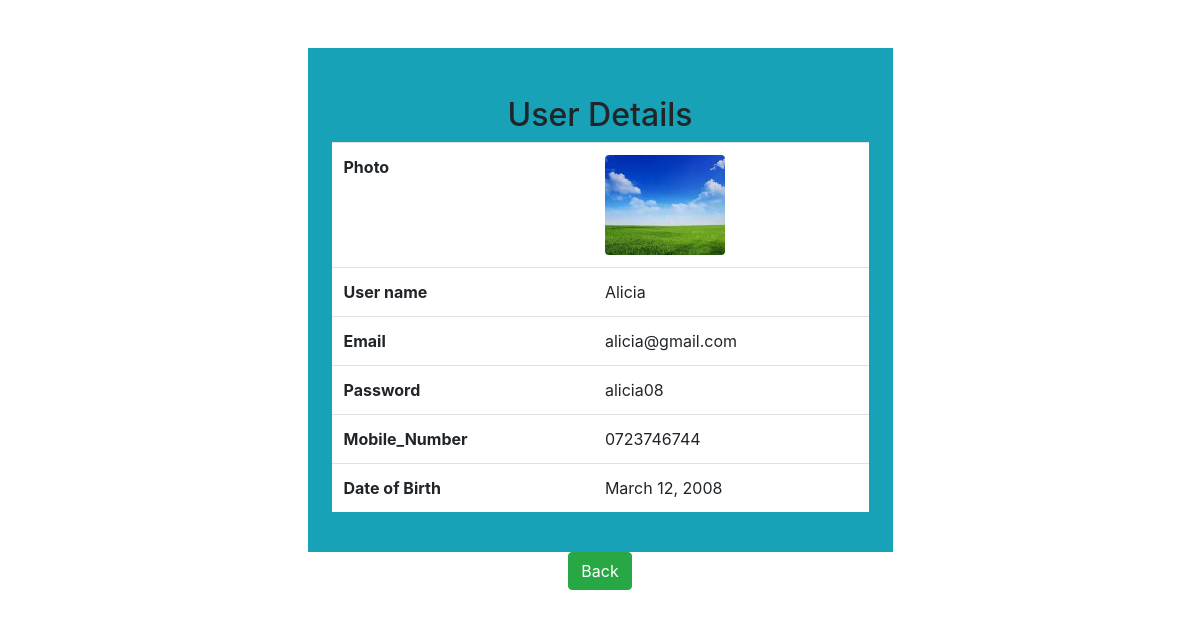
Page /View/1 on the committed database.
### myapp/models.py (models this page shows, shortened)
class User(models.Model):
    name=models.CharField(max_length=30)
    photo=models.ImageField(upload_to="uploads", default="a.png")
    email=models.EmailField(unique=True)
    password=models.CharField(max_length=100)
    mobile_number=models.CharField(max_length=15)
    date_of_birth=models.DateField()

### myapp/views.py (the view)
# urls.py: path('View/<eid>', views.ViewUser),
def ViewUser(request,eid=None):
    mydict={}
    one_rec = User.objects.get(pk=eid)
    mydict['user']=one_rec
    return render(request,'view.html',mydict)

### myapp/templates/view.html (shortened to what this page needs)
<!DOCTYPE html>
<html lang="en">
<head>
    <link rel="stylesheet" href="https://cdn.jsdelivr.net/npm/bootstrap@4.6.1/dist/css/bootstrap.min.css">
</head>
<body>
<div class="container-fluid my-5">
    <div class="w-50 m-auto p-4 bg-info ">
        <h2 class="text-center mt-4"> User Details</h2>
        <table class="table bg-white">
            <tr>
                <th>Photo</th>
                <td><img src="/media/{{user.photo}} " class="rounded  d-block" height="100px" width="120px"></td>
            </tr>
            <tr>
                <th>User name</th>
                <td>{{user.name}}</td>
            </tr>
            <tr>
                <th> Email </th>
                <td>{{user.email}}</td>
            </tr>
            <tr>
                <th> Password</th>
                <td>{{user.password}}</td>
            </tr>
            <tr>
                <th>Mobile_Number</th>
                <td>{{user.mobile_number}}</td>
            </tr>
            <tr>
                <th>Date of Birth</th>
                <td>{{user.date_of_birth}}</td>
            </tr>
        </table>
    </div>
    <div class="text-center">
        </button><a href="/" class="btn btn-success"> Back </button></a>
    </div>
</div>
</body>
</html>

### rows in the picture
User: photo (picture), name "Alicia", email "alicia@gmail.com", password "alicia08", mobile_number "0723746744", date_of_birth "March 12, 2008"
